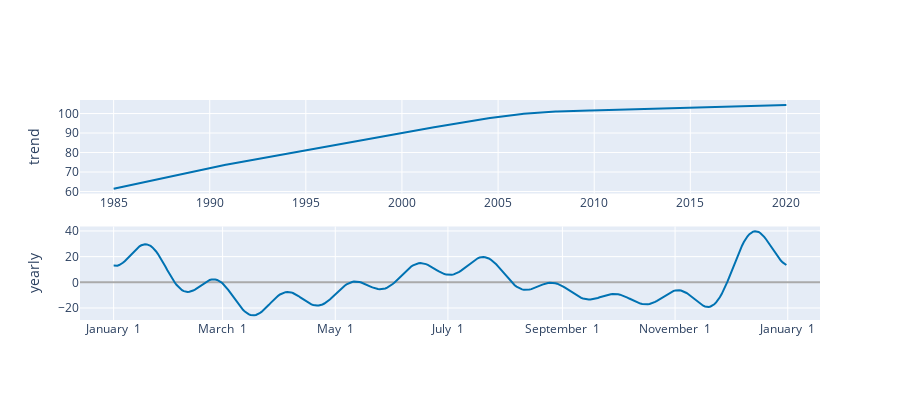

The notebook cell saved with this chart:
### Code cell
plot_components_plotly(m,forecast)

### Figure 1 — Plotly figure (JSON) as saved in the notebook; plotly's stock layout.template omitted (floating-point values rounded to 4 significant figures; data arrays with more than 128 entries replaced by an {"elided": "..."} marker saying what was removed)
{"data": [{"line": {"color": "#0072B2", "width": 2}, "mode": "lines", "name": "trend", "type": "scatter", "x": {"elided": "421 str values"}, "xaxis": "x", "y": {"elided": "421 float values"}, "yaxis": "y"}, {"line": {"color": "rgba(0, 114, 178, 0.2)", "width": 0}, "mode": "lines", "name": "trend_upper", "type": "scatter", "x": {"elided": "421 str values"}, "xaxis": "x", "y": {"elided": "421 float values"}, "yaxis": "y"}, {"fill": "tonexty", "fillcolor": "rgba(0, 114, 178, 0.2)", "line": {"color": "rgba(0, 114, 178, 0.2)", "width": 0}, "mode": "lines", "name": "trend_lower", "type": "scatter", "x": {"elided": "421 str values"}, "xaxis": "x", "y": {"elided": "421 float values"}, "yaxis": "y"}, {"line": {"color": "#0072B2", "width": 2}, "mode": "lines", "name": "yearly", "type": "scatter", "x": {"elided": "365 str values"}, "xaxis": "x2", "y": {"elided": "365 float values"}, "yaxis": "y2"}], "layout": {"height": 400, "showlegend": false, "width": 900, "xaxis": {"anchor": "y", "domain": [0, 1], "range": ["1983-04-02T21:36:00", "2021-09-30T02:24:00"], "type": "date"}, "xaxis2": {"anchor": "y2", "domain": [0, 1], "range": ["2016-12-13T18:54:02.958904", "2018-01-18T11:04:57.863013"], "tickformat": "%B %e", "type": "date"}, "yaxis": {"anchor": "x", "domain": [0.575, 1], "rangemode": "normal", "title": {"text": "trend"}, "zerolinecolor": "#AAA"}, "yaxis2": {"anchor": "x2", "domain": [0, 0.425], "title": {"text": "yearly"}, "zerolinecolor": "#AAA"}}}
